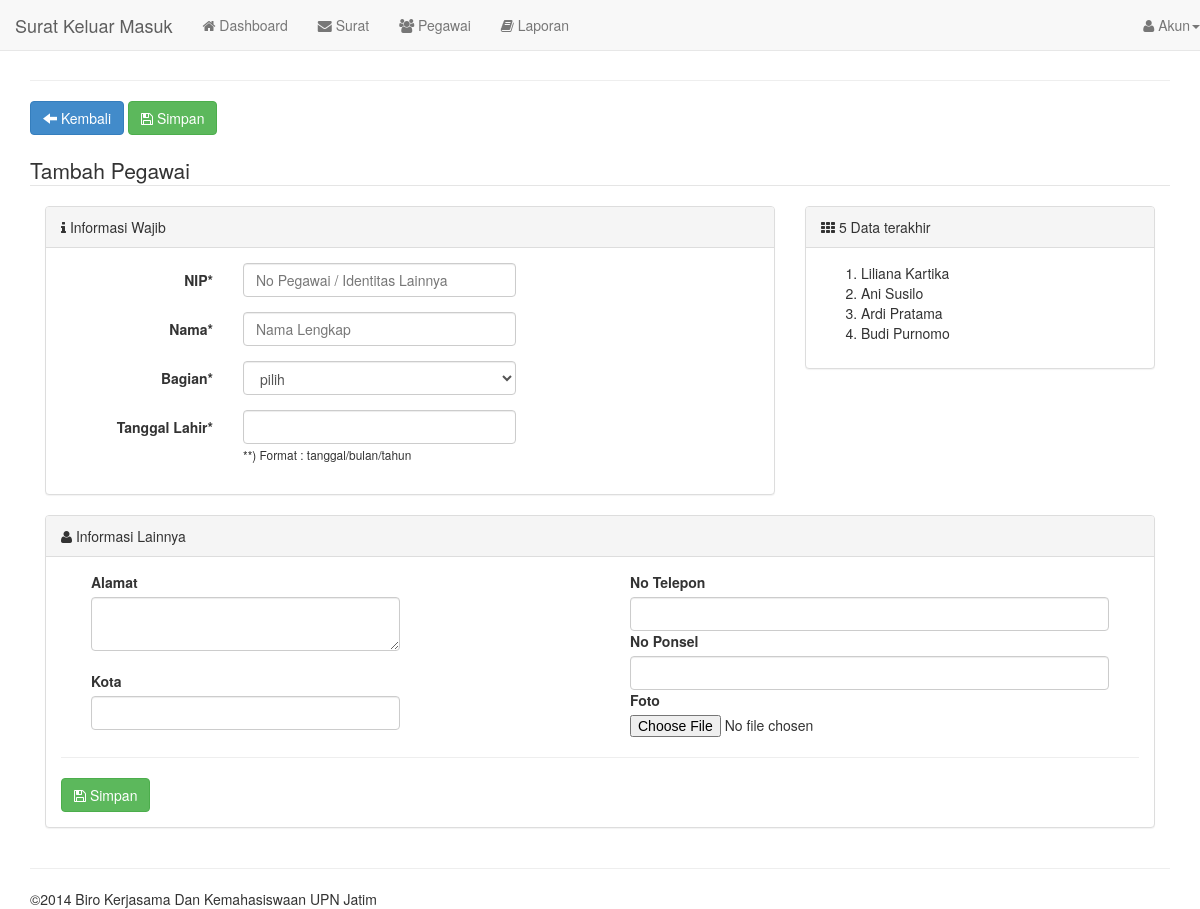
/?page=pegawai/tambah (signed in), run on an earlier commit of the app's database.
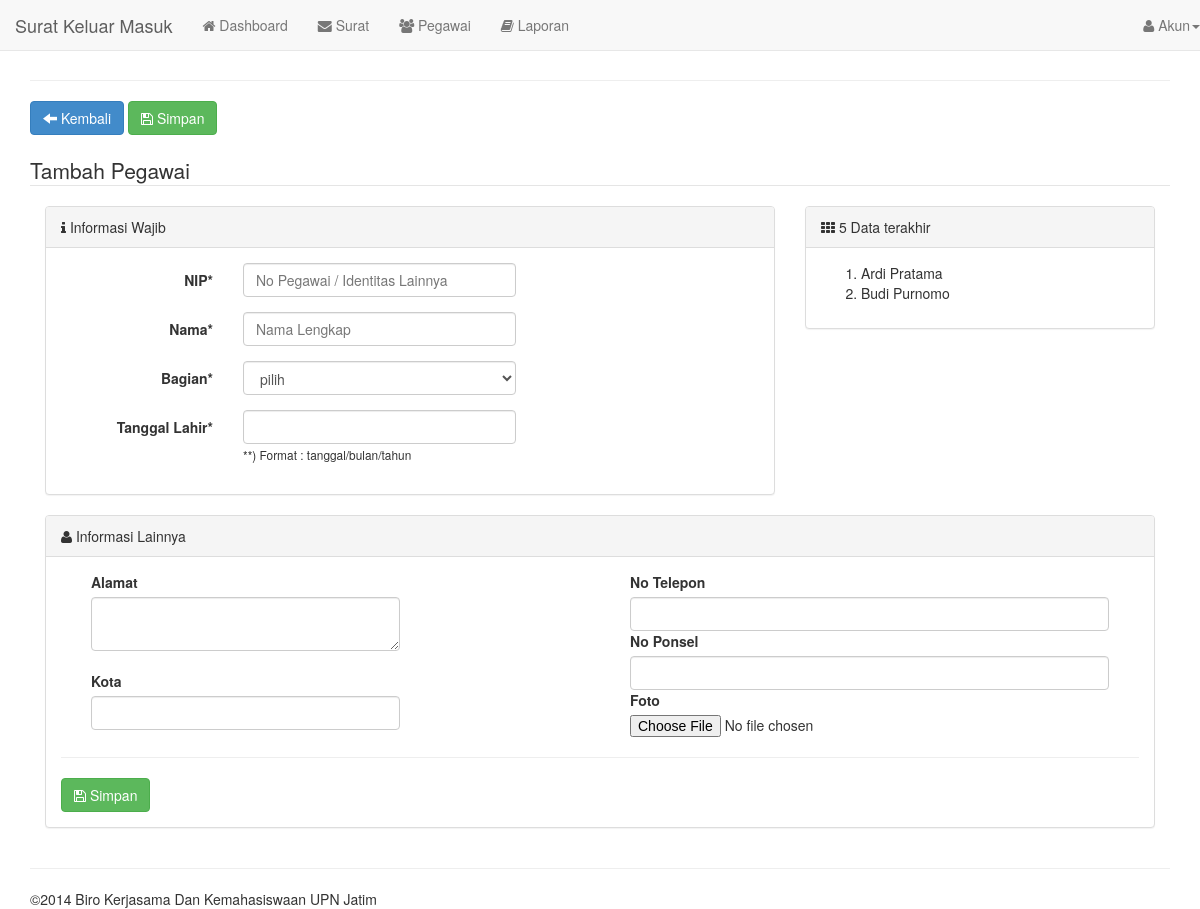
And on a later commit of the database.
### tables this page shows
CREATE TABLE `pegawai` (
  `idpegawai` varchar(30) NOT NULL,
  `nama` varchar(45) DEFAULT NULL,
  `alamat` varchar(45) DEFAULT NULL,
  `kota` varchar(255) DEFAULT NULL,
  `tanggal_lahir` varchar(255) DEFAULT NULL,
  `telepon` varchar(255) DEFAULT NULL,
  `ponsel` varchar(45) DEFAULT NULL,
  `foto` varchar(255) NOT NULL DEFAULT 'nophoto.jpg',
  `delete` varchar(1) NOT NULL DEFAULT '0',
  `created_at` timestamp NULL DEFAULT CURRENT_TIMESTAMP ON UPDATE CURRENT_TIMESTAMP,
  PRIMARY KEY (`idpegawai`)
);

### models.php (called while the page is built, shortened)
<?php
function get_last_pegawai($order_by='created_at',$limit=5){
    $query=mysql_query('select * from pegawai order by created_at DESC limit 5 ');
    return $query;
}
?>

### module/pegawai/tambah.php (the view, shortened to what the changed rows need)
<div class="row clearfix">
	<div class="col-md-12">
        <form method="post" enctype="multipart/form-data" role="form">
        <div class="clearfix"></div><br />
            <fieldset>
            <div class="col-md-4">
                    <div class="panel panel-default">
                    <div class="panel-body">
                        <ol>
                            <?php $data=get_last_pegawai('created_at',5);while($result=mysql_fetch_array($data)){?>
                                <li><?= $result['nama'] ?></li>
                            <?php } ?>
                        </ol>
                    </div>
                </div>
            </div>
        </fieldset>
	   </form>
    </div>
</div>

What changed in the data, as far as the page shows it:
removed pegawai: nama "Liliana Kartika"
removed pegawai: nama "Ani Susilo"
